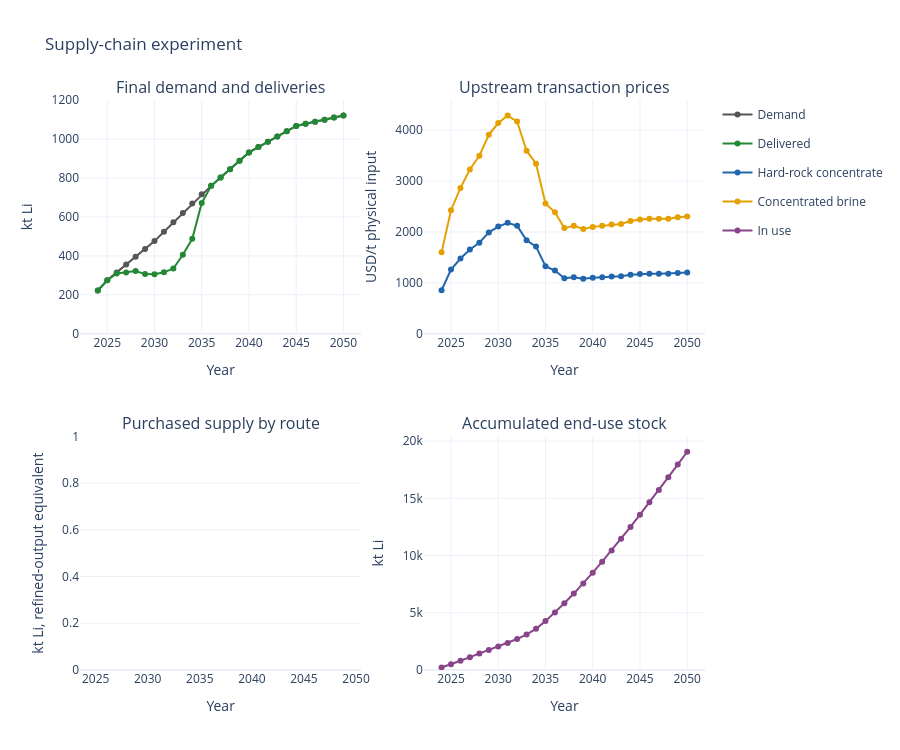

Write notebook code for a chart like this one.
### Code cell
route_labels = {
    "spodumene_concentrate": "Hard-rock concentrate",
    "concentrated_brine": "Concentrated brine",
}
route_colours = {
    "spodumene_concentrate": "#2166ac",
    "concentrated_brine": "#e69f00",
}

periods = results["period"]

tonnes_proxy_per_kt_li = 1000.0 * units.LCE_PER_LI

year_by_period = results.set_index("period")["year"]

# Accepted sellers receive a common price within each material.
# Leave periods without trade as missing prices.
prices = (
    upstream.groupby(["period", "material_form"])["price_per_t_input"]
    .first()
    .unstack("material_form")
    .reindex(index=results["period"], columns=list(route_labels))
    .set_axis(results["year"], axis=0)
)

# Express both routes on the same refined-output basis.
volumes = (
    upstream.groupby(["period", "material_form"])["output_t"]
    .sum()
    .unstack("material_form")
    .reindex(index=results["period"], columns=list(route_labels))
    .fillna(0.0)
    .set_axis(results["year"], axis=0)
)

fig = make_subplots(
    rows=2,
    cols=2,
    subplot_titles=(
        "Final demand and deliveries",
        "Upstream transaction prices",
        "Purchased supply by route",
        "Accumulated end-use stock",
    ),
    vertical_spacing=0.18,
)

for column, label, colour in [
    ("demand_t", "Demand", "#555555"),
    ("delivered_t", "Delivered", "#228833"),
]:
    fig.add_trace(
        go.Scatter(
            x=results["year"],
            y=results[column] / tonnes_proxy_per_kt_li,
            name=label,
            mode="lines+markers",
            line={"color": colour},
        ),
        row=1, col=1,
    )

for material, label in route_labels.items():
    fig.add_trace(
        go.Scatter(
            x=results["year"],
            y=prices[material],
            name=label,
            legendgroup=material,
            mode="lines+markers",
            connectgaps=False,
            line={"color": route_colours[material]},
        ),
        row=1, col=2,
    )

    fig.add_trace(
        go.Bar(
            x=results["year"],
            y=volumes[material] / tonnes_proxy_per_kt_li,
            name=label,
            legendgroup=material,
            showlegend=False,
            marker_color=route_colours[material],
        ),
        row=2, col=1,
    )

fig.add_trace(
    go.Scatter(
        x=results["year"],
        y=results["in_use_t"] / tonnes_proxy_per_kt_li,
        name="In use",
        mode="lines+markers",
        line={"color": "#884488"},
    ),
    row=2, col=2,
)

fig.update_yaxes(
    title_text="kt Li", row=1, col=1
)
fig.update_yaxes(
    title_text="USD/t physical input", row=1, col=2
)
fig.update_yaxes(
    title_text="kt Li, refined-output equivalent", row=2, col=1
)
fig.update_yaxes(
    title_text="kt Li", row=2, col=2
)
fig.update_xaxes(title_text="Year", dtick=5)
fig.update_yaxes(rangemode="tozero")

fig.update_layout(
    title="Supply-chain experiment",
    template="plotly_white",
    height=750,
    barmode="stack",
    hovermode="x unified",
)

fig.show()

### Figure 1 — Plotly figure (JSON) as saved in the notebook; plotly's stock layout.template omitted (floating-point values rounded to 4 significant figures)
{"data": [{"line": {"color": "#555555"}, "mode": "lines+markers", "name": "Demand", "type": "scatter", "x": [2024, 2025, 2026, 2027, 2028, 2029, 2030, 2031, 2032, 2033, 2034, 2035, 2036, 2037, 2038, 2039, 2040, 2041, 2042, 2043, 2044, 2045, 2046, 2047, 2048, 2049, 2050], "xaxis": "x", "y": [222.0, 275.0, 315.2, 355.4, 395.6, 435.8, 476.0, 524.2, 572.4, 620.6, 668.8, 717.0, 760.0, 803.0, 846.0, 889.0, 932.0, 959.2, 986.4, 1014.0, 1041.0, 1068.0, 1079.0, 1090.0, 1100.0, 1111.0, 1122.0], "yaxis": "y"}, {"line": {"color": "#228833"}, "mode": "lines+markers", "name": "Delivered", "type": "scatter", "x": [2024, 2025, 2026, 2027, 2028, 2029, 2030, 2031, 2032, 2033, 2034, 2035, 2036, 2037, 2038, 2039, 2040, 2041, 2042, 2043, 2044, 2045, 2046, 2047, 2048, 2049, 2050], "xaxis": "x", "y": [222.0, 275.0, 309.6, 314.4, 321.7, 306.5, 305.3, 315.3, 335.4, 405.7, 487.9, 671.9, 760.0, 803.0, 846.0, 889.0, 932.0, 959.2, 986.4, 1014.0, 1041.0, 1068.0, 1079.0, 1090.0, 1100.0, 1111.0, 1122.0], "yaxis": "y"}, {"connectgaps": false, "legendgroup": "spodumene_concentrate", "line": {"color": "#2166ac"}, "mode": "lines+markers", "name": "Hard-rock concentrate", "type": "scatter", "x": [2024, 2025, 2026, 2027, 2028, 2029, 2030, 2031, 2032, 2033, 2034, 2035, 2036, 2037, 2038, 2039, 2040, 2041, 2042, 2043, 2044, 2045, 2046, 2047, 2048, 2049, 2050], "xaxis": "x2", "y": [854.0, 1262.0, 1477.0, 1657.0, 1789.0, 1992.0, 2106.0, 2179.0, 2120.0, 1838.0, 1712.0, 1327.0, 1241.0, 1089.0, 1111.0, 1081.0, 1101.0, 1111.0, 1123.0, 1128.0, 1157.0, 1173.0, 1179.0, 1180.0, 1180.0, 1195.0, 1201.0], "yaxis": "y2"}, {"legendgroup": "spodumene_concentrate", "marker": {"color": "#2166ac"}, "name": "Hard-rock concentrate", "showlegend": false, "type": "bar", "x": [2024, 2025, 2026, 2027, 2028, 2029, 2030, 2031, 2032, 2033, 2034, 2035, 2036, 2037, 2038, 2039, 2040, 2041, 2042, 2043, 2044, 2045, 2046, 2047, 2048, 2049, 2050], "xaxis": "x3", "y": [0.0, 0.0, 0.0, 0.0, 0.0, 0.0, 0.0, 0.0, 0.0, 0.0, 0.0, 0.0, 0.0, 0.0, 0.0, 0.0, 0.0, 0.0, 0.0, 0.0, 0.0, 0.0, 0.0, 0.0, 0.0, 0.0, 0.0], "yaxis": "y3"}, {"connectgaps": false, "legendgroup": "concentrated_brine", "line": {"color": "#e69f00"}, "mode": "lines+markers", "name": "Concentrated brine", "type": "scatter", "x": [2024, 2025, 2026, 2027, 2028, 2029, 2030, 2031, 2032, 2033, 2034, 2035, 2036, 2037, 2038, 2039, 2040, 2041, 2042, 2043, 2044, 2045, 2046, 2047, 2048, 2049, 2050], "xaxis": "x2", "y": [1599.0, 2427.0, 2864.0, 3229.0, 3497.0, 3909.0, 4141.0, 4290.0, 4171.0, 3597.0, 3341.0, 2560.0, 2385.0, 2076.0, 2120.0, 2059.0, 2100.0, 2120.0, 2145.0, 2156.0, 2215.0, 2246.0, 2260.0, 2261.0, 2261.0, 2291.0, 2303.0], "yaxis": "y2"}, {"legendgroup": "concentrated_brine", "marker": {"color": "#e69f00"}, "name": "Concentrated brine", "showlegend": false, "type": "bar", "x": [2024, 2025, 2026, 2027, 2028, 2029, 2030, 2031, 2032, 2033, 2034, 2035, 2036, 2037, 2038, 2039, 2040, 2041, 2042, 2043, 2044, 2045, 2046, 2047, 2048, 2049, 2050], "xaxis": "x3", "y": [0.0, 0.0, 0.0, 0.0, 0.0, 0.0, 0.0, 0.0, 0.0, 0.0, 0.0, 0.0, 0.0, 0.0, 0.0, 0.0, 0.0, 0.0, 0.0, 0.0, 0.0, 0.0, 0.0, 0.0, 0.0, 0.0, 0.0], "yaxis": "y3"}, {"line": {"color": "#884488"}, "mode": "lines+markers", "name": "In use", "type": "scatter", "x": [2024, 2025, 2026, 2027, 2028, 2029, 2030, 2031, 2032, 2033, 2034, 2035, 2036, 2037, 2038, 2039, 2040, 2041, 2042, 2043, 2044, 2045, 2046, 2047, 2048, 2049, 2050], "xaxis": "x4", "y": [222.0, 497.0, 806.6, 1121.0, 1443.0, 1749.0, 2055.0, 2370.0, 2705.0, 3111.0, 3599.0, 4271.0, 5031.0, 5834.0, 6680.0, 7569.0, 8501.0, 9460.0, 10450.0, 11460.0, 12500.0, 13570.0, 14650.0, 15740.0, 16840.0, 17950.0, 19070.0], "yaxis": "y4"}], "layout": {"annotations": [{"font": {"size": 16}, "showarrow": false, "text": "Final demand and deliveries", "x": 0.225, "xanchor": "center", "xref": "paper", "y": 1, "yanchor": "bottom", "yref": "paper"}, {"font": {"size": 16}, "showarrow": false, "text": "Upstream transaction prices", "x": 0.775, "xanchor": "center", "xref": "paper", "y": 1, "yanchor": "bottom", "yref": "paper"}, {"font": {"size": 16}, "showarrow": false, "text": "Purchased supply by route", "x": 0.225, "xanchor": "center", "xref": "paper", "y": 0.41, "yanchor": "bottom", "yref": "paper"}, {"font": {"size": 16}, "showarrow": false, "text": "Accumulated end-use stock", "x": 0.775, "xanchor": "center", "xref": "paper", "y": 0.41, "yanchor": "bottom", "yref": "paper"}], "barmode": "stack", "height": 750, "hovermode": "x unified", "title": {"text": "Supply-chain experiment"}, "xaxis": {"anchor": "y", "domain": [0, 0.45], "dtick": 5, "title": {"text": "Year"}}, "xaxis2": {"anchor": "y2", "domain": [0.55, 1], "dtick": 5, "title": {"text": "Year"}}, "xaxis3": {"anchor": "y3", "domain": [0, 0.45], "dtick": 5, "title": {"text": "Year"}}, "xaxis4": {"anchor": "y4", "domain": [0.55, 1], "dtick": 5, "title": {"text": "Year"}}, "yaxis": {"anchor": "x", "domain": [0.59, 1], "rangemode": "tozero", "title": {"text": "kt Li"}}, "yaxis2": {"anchor": "x2", "domain": [0.59, 1], "rangemode": "tozero", "title": {"text": "USD/t physical input"}}, "yaxis3": {"anchor": "x3", "domain": [0, 0.41], "rangemode": "tozero", "title": {"text": "kt Li, refined-output equivalent"}}, "yaxis4": {"anchor": "x4", "domain": [0, 0.41], "rangemode": "tozero", "title": {"text": "kt Li"}}}}
